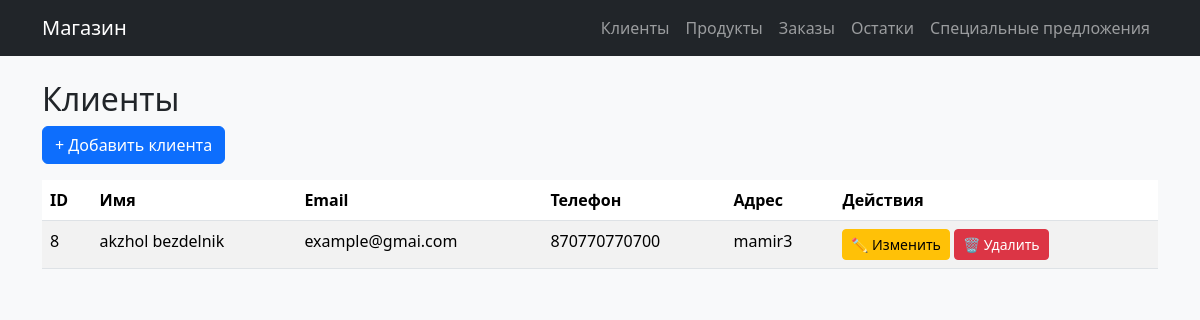
Before: /clients/ with the older database file.
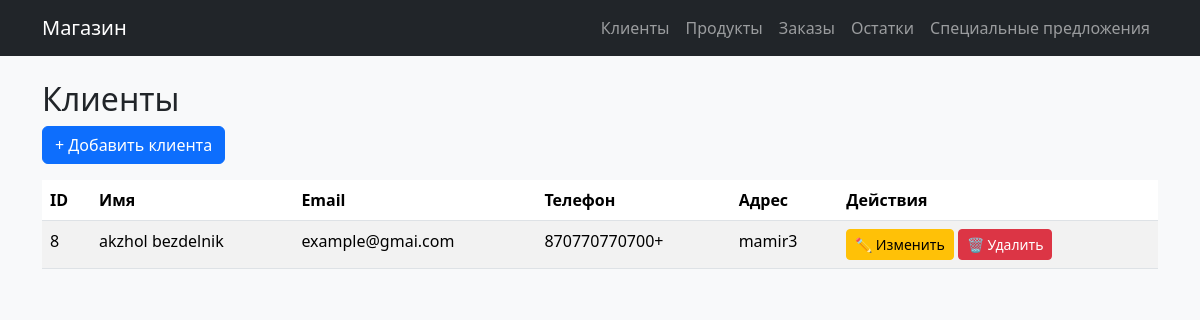
After: the same page with the newer database file.
### main/models.py (models this page shows, shortened)
class Client(models.Model):
    name = models.CharField(max_length=100, verbose_name="Имя клиента")
    email = models.EmailField(unique=True, verbose_name="Email")
    phone = models.CharField(max_length=20, verbose_name="Телефон")
    address = models.CharField(max_length=200, blank=True, verbose_name="Адрес")
    avatar = models.ImageField(
        upload_to='avatars/',       # папка внутри MEDIA_ROOT
        blank=True,                 # не обязательно заполнять
        null=True,                  # можно оставить пустым в базе
        verbose_name="Аватар"
    )

### main/views.py (the view)
# urls.py: path('clients/', views.clients_list, name='clients'),
def clients_list(request):
    clients = Client.objects.all()
    return render(request, "clients.html", {"clients": clients})

### main/templates/clients.html (shortened to what this page needs)
{% extends "base.html" %}
{% block content %}
<h2>Клиенты</h2>
<a href="{% url 'client_add' %}" class="btn btn-primary mb-3">+ Добавить клиента</a>
<table class="table table-striped table-hover">
  <thead>
    <tr>
      <th>ID</th>
      <th>Имя</th>
      <th>Email</th>
      <th>Телефон</th>
      <th>Адрес</th>
      <th>Действия</th>
    </tr>
  </thead>
  <tbody>
    {% for c in clients %}
    <tr>
      <td>{{ c.id }}</td>
      <td>{{ c.name }}</td>
      <td>{{ c.email }}</td>
      <td>{{ c.phone }}</td>
      <td>{{ c.address }}</td>
      <td>
        <a href="{% url 'client_edit' c.id %}" class="btn btn-sm btn-warning">✏️ Изменить</a>
        <a href="{% url 'client_delete' c.id %}" class="btn btn-sm btn-danger">🗑️ Удалить</a>
      </td>
    </tr>
    {% endfor %}
  </tbody>
</table>
{% endblock %}

Changed rows visible on the page:
changed Client "akzhol bezdelnik": phone "870770770700" → "870770770700+"
